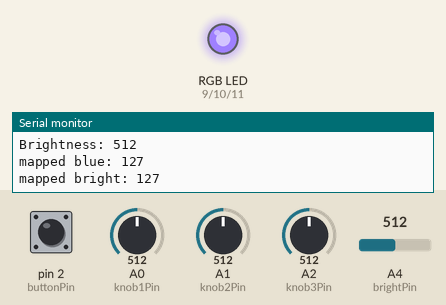
The sketch below on a simulated Arduino Uno, built with avr-gcc and run on an emulated ATmega328P. Shown: an RGB LED mixed from three pins (HIGH = lit), the last lines printed to the serial monitor. Inputs (shaded band) come from the test bench; at power-on: A4 (brightPin) = 512, A0 (knob1Pin) = 512, pin 2 (buttonPin) LOW, A2 (knob3Pin) = 512, A1 (knob2Pin) = 512. Dim RGB values are drawn brighter than linear.

Above: at 1.2 s.
1.3 s: A4 (brightPin) set to 502
At 2.4 s:
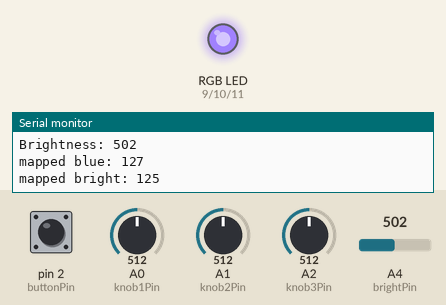
2.8 s: A0 (knob1Pin) set to 501
At 3.1 s:
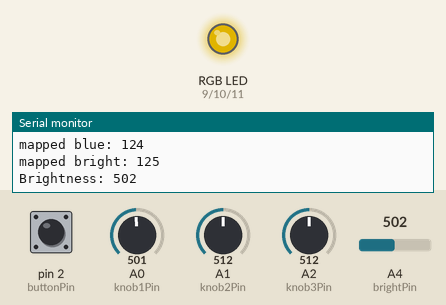
4.3 s: pin 2 (buttonPin) pulled HIGH for 0.15 s
At 4.4 s:
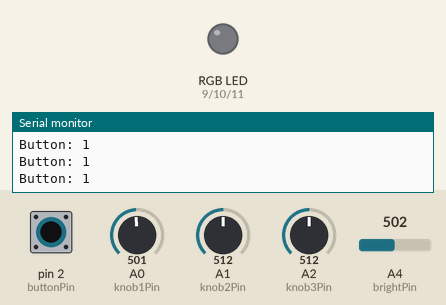
6.0 s: A2 (knob3Pin) set to 716
At 6.9 s:
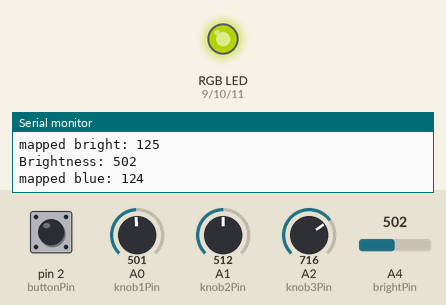
7.5 s: A1 (knob2Pin) set to 306
At 8.7 s:
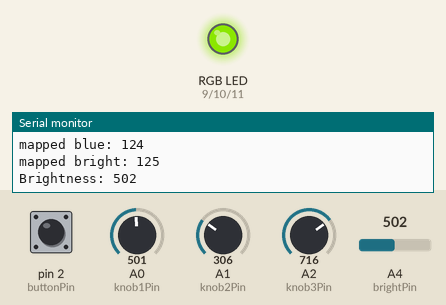
9.0 s: A4 (brightPin) set to 415
At 9.4 s:
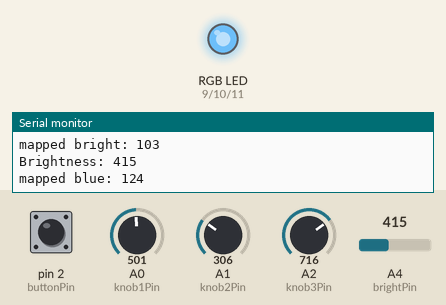
10.5 s: A4 (brightPin) set to 395
Timing chart, 0 to 13.0 s (numbered marks = the images above; inputs shaded):
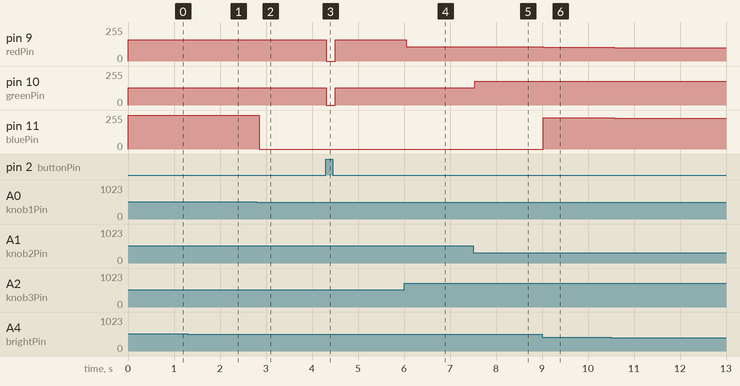

Measured:
- the behaviour switches between 502 and 501 on A0 (knob1Pin) (found by bisection; images 1 and 2)
- after the input at 1.3 s, pin 11 (bluePin): 255/255 → 253/255 after 0.06 s
- after the input at 2.8 s, pin 11 (bluePin): 253/255 → 0/255 after 0.05 s
- after the input at 4.3 s, pin 9 (redPin): 159/255 → 0/255 at once, → 159/255 0.20 s later; pin 10 (greenPin): 128/255 → 0/255 at once, → 128/255 0.20 s later
- after the input at 6.0 s, pin 9 (redPin): 159/255 → 108/255 after 0.05 s
- after the input at 7.5 s, pin 10 (greenPin): 128/255 → 179/255 at once
- after the input at 9.0 s, pin 9 (redPin): 108/255 → 102/255 at once; pin 11 (bluePin): 0/255 → 234/255 at once
- after the input at 10.5 s, pin 9 (redPin): 102/255 → 101/255 after 0.07 s; pin 11 (bluePin): 234/255 → 229/255 after 0.07 s

The sketch:

lightcontrol___bright.ino
```cpp
int buttonPin = 2;
int redPin = 9;
int greenPin = 10;
int bluePin = 11;

//A0 connects to Red
int knob1Pin = A0;
//A1 connects to Blue
int knob2Pin = A1;
//A2 connects to Green
int knob3Pin = A2;

//A3 connects to brightness
int brightPin = A4;

int red = 255;
int green = 255;
int blue = 255;
int brightness = 0;

int knob1Value = 0;
int knob2Value = 0;
int knob3Value = 0;
int brightValue = 0;
int buttonState = HIGH;

void setup() {
  pinMode(buttonPin, INPUT);
  pinMode(redPin, OUTPUT);
  pinMode(greenPin, OUTPUT);
  pinMode(bluePin, OUTPUT);
  pinMode(knob1Pin, INPUT);
  pinMode(knob2Pin, INPUT);
  pinMode(knob3Pin, INPUT);
  pinMode(brightPin, INPUT);

  Serial.begin(9600);
}

void loop() {
  //read button value
  buttonState = digitalRead(buttonPin);
  if (buttonState == HIGH) {
    Serial.print("Button: ");
    Serial.println(buttonState);
    analogWrite(redPin, 0);
    analogWrite(bluePin, 0);
    analogWrite(greenPin, 0);
  } else {
    //read values from three knobs
    int blueVal = analogRead(knob1Pin);
    int greenVal = analogRead(knob2Pin);
    int redVal = analogRead(knob3Pin);
    int brightVal = analogRead(brightPin);
    Serial.print("Brightness: ");
    Serial.println(brightVal);
    int mappedBlue = map(blueVal, 0, 1023, 0, 255);
    int mappedRed = map(redVal, 0, 1023, 0, 255);
    int mappedGreen = map(greenVal, 0, 1023, 0, 255);
    int mappedbright = map(brightVal, 0, 1023, 0, 255);
    float bright = mappedbright * 0.01;
    Serial.print("mapped blue: ");
    Serial.println(mappedBlue);
    Serial.print("mapped bright: ");
    Serial.println(mappedbright);
    displaywithbright(mappedbright, mappedRed, mappedGreen, mappedBlue);
    //    Serial.print("final blue: ");
    //    Serial.println(finalBlue);
    //    Serial.print("final red: ");
    //    Serial.println(finalRed);
    //    Serial.print("final green: ");
    //    Serial.println(finalGreen);
    //    setColor(finalRed, finalBlue, finalGreen);
    delay(30);
  }
}

//
void setColor(int red, int green, int blue)
{
  red = 255 - red;
  green = 255 - green;
  blue = 255 - blue;
  analogWrite(redPin, red);
  analogWrite(greenPin, green);
  analogWrite(bluePin, blue);
}

//for brightness
void displaywithbright(int l, int red, int green, int blue) {
  int col[3] = {red, green, blue};
  getRGB(255, 255, l, col);
  setColor(red - col[0], green - col[1], blue - col[2]);
}


//Nan introduced this code to me
//credit to http://log.liminastudio.com/itp/physical-computing/arduino-controlling-an-rgb-led-by-hue
void getRGB(int hue, int sat, int val, int colors[3]) {
  // hue: 0-259, sat: 0-255, val (lightness): 0-255
  int r, g, b, base;

  if (sat == 0) { // Achromatic color (gray).
    colors[0] = val;
    colors[1] = val;
    colors[2] = val;
  } else  {
    base = ((255 - sat) * val) >> 8;
    switch (hue / 60) {
      case 0:
        r = val;
        g = (((val - base) * hue) / 60) + base;
        b = base;
        break;
      case 1:
        r = (((val - base) * (60 - (hue % 60))) / 60) + base;
        g = val;
        b = base;
        break;
      case 2:
        r = base;
        g = val;
        b = (((val - base) * (hue % 60)) / 60) + base;
        break;
      case 3:
        r = base;
        g = (((val - base) * (60 - (hue % 60))) / 60) + base;
        b = val;
        break;
      case 4:
        r = (((val - base) * (hue % 60)) / 60) + base;
        g = base;
        b = val;
        break;
      case 5:
        r = val;
        g = base;
        b = (((val - base) * (60 - (hue % 60))) / 60) + base;
        break;
    }
    colors[0] = r;
    colors[1] = g;
    colors[2] = b;
  }
}
```
